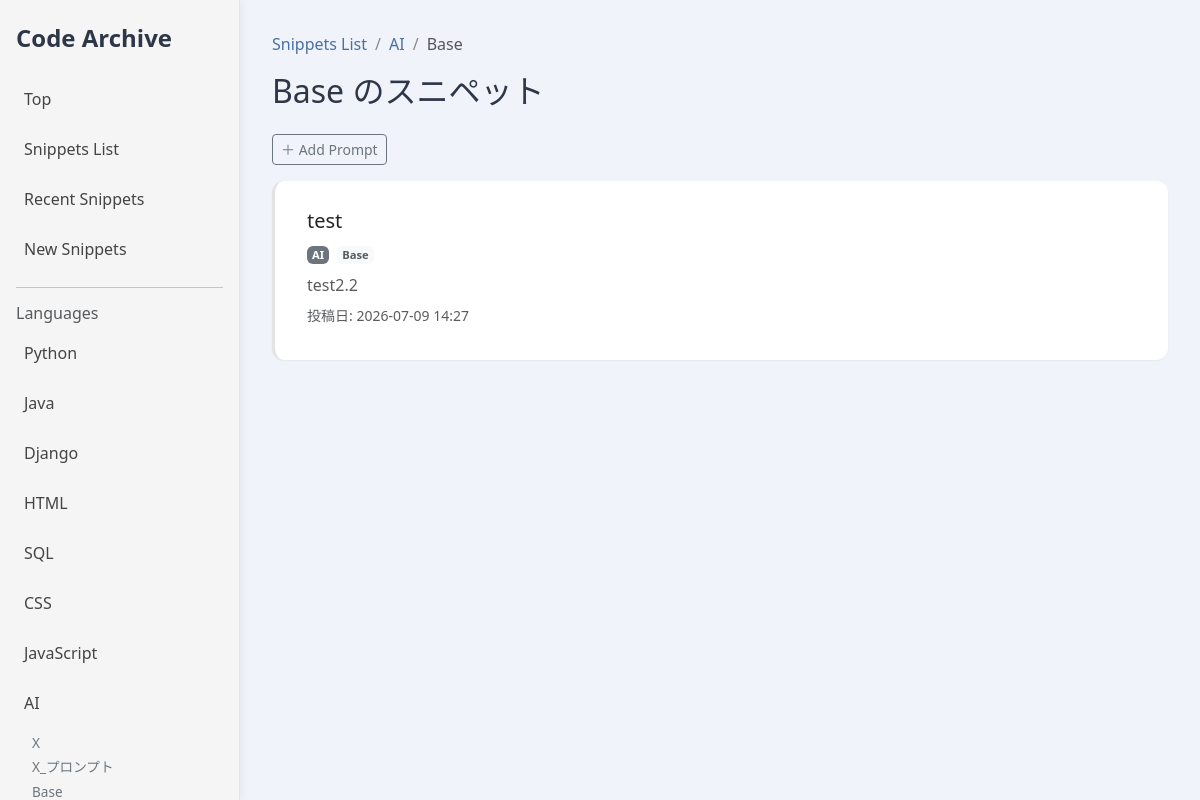
Page /promptcategory/3 on the committed database.
### snippets/models.py (models this page shows, shortened)
class Language(models.Model):
    name = models.CharField(max_length=50)
    default_subcategory = models.ForeignKey(
        'SubCategory',
        null= True,
        blank= True,
        on_delete= models.SET_NULL,
        related_name= 'default_for_language'
    )

class PromptCategory(models.Model):
    name = models.CharField(max_length=128)
    language = models.ForeignKey(Language, on_delete=models.CASCADE)
    is_base = models.BooleanField(default=False)

class Prompt(models.Model):
    title = models.CharField(max_length=100)
    prompt = models.TextField()
    description = models.TextField(blank=True)
    language = models.ForeignKey(Language,on_delete=models.CASCADE)
    prompt_category = models.ForeignKey(PromptCategory,on_delete=models.SET_NULL,null=True,blank=True)
    created_at = models.DateTimeField(auto_now_add=True)

### snippets/views.py (the view)
# urls.py: path('promptcategory/<int:pk>',views.promptcategory_detail,name='promptcategory_detail'),
def promptcategory_detail(request,pk):
    prompt_category = PromptCategory.objects.get(pk=pk)
    lang = prompt_category.language
    items = Prompt.objects.filter(prompt_category=pk).order_by('-created_at')
    prompt_categories = PromptCategory.objects.all()
    return render(request,"promptcategory/promptcategory_detail.html",{
        "items":items,
        "lang":lang,
        "subcategory":prompt_category,
        "subcategories": prompt_categories,
    })

### snippets/context_processors.py (called while the page is built)
def categories(request):
    return{
        "categories":Language.objects.all()
    }

### snippets/templates/promptcategory/promptcategory_detail.html (shortened to what this page needs)
{% extends "snippets/base.html" %}
{% block main %}
<h2 class="mb-4">{{ subcategory.name }} のスニペット</h2>
    <div class="mb-3">
        <a href="{% url 'prompt_add' lang.pk %}?subcategory={{ subcategory.pk }}" class="btn btn-outline-secondary btn-sm me-2">
            ＋ Add Prompt
        </a>
    </div>
        {% for p in items %}
        <a href="{% url 'prompt_detail' p.pk %}" class="snippet-card-link">
            <div class="card mb-3 snippet-card">
                <div class="card-body">
                    <h5 class="card-title mb-2">{{ p.title }}</h5>
                    <div class="snippet-meta mb-2">
                        <span class="badge bg-secondary me-1">{{ p.language.name }}</span>
                        <span class="badge bg-light text-muted">{{ p.prompt_category.name }}</span>
                    </div>
                    {% if p.description %}
                    <p class="card-text text-muted">{{ p.description }}</p>
                    {% endif %}
                    <p class="text-muted small mt-2">
                        投稿日: {{ p.created_at|date:"Y-m-d H:i" }}
                    </p>
                </div>
            </div>
        </a>
        {% empty %}
            <p>このカテゴリにはまだプロンプトがありません。</p>
        {% endfor %}
{% endblock %}
{% block sidebar_extra %}
{% for sub in subcategories %}
<a class="subcat-link" href="{% url 'promptcategory_detail' sub.pk %}">
    {{ sub.name }}
</a>
{% empty %}
<span class="subcat-empty">まだありません</span>
{% endfor %}
{% endblock %}
{% block breadcrumb %}
<nav aria-label="breadcrumb">
  <ol class="breadcrumb">
    <li class="breadcrumb-item"><a class="link-underline" href="{% url 'snippets_list' %}">Snippets List</a></li>
    <li class="breadcrumb-item"><a class="link-underline" href="{% url 'language_detail' lang.pk %}">{{ lang.name }}</a></li>
    <li class="breadcrumb-item active">{{ subcategory.name }}</li>
  </ol>
</nav>
{% endblock %}

### snippets/templates/snippets/base.html (shortened to what this page needs)
{% load static %}
<html>
<head>
  <link href="https://cdn.jsdelivr.net/npm/bootstrap@5.3.2/dist/css/bootstrap.min.css" rel="stylesheet">
  <link rel="stylesheet" href="{% static 'snippets/style.css' %}">
  <link rel="stylesheet" href="//cdnjs.cloudflare.com/ajax/libs/highlight.js/11.7.0/styles/github.min.css">
</head>
<body class="page-transition">
  <aside id="sidebar" class="sidebar" style="position:fixed; left:0; top:0;">
    <h4 class="fw-bold mb-4">Code Archive</h4>
    <a href="{% url 'top' %}" class="nav-item-link">Top</a>
    <a href="{% url 'snippets_list' %}" class="nav-item-link">Snippets List</a>
    <a href="{% url 'recent_snippets' %}" class="nav-item-link">Recent Snippets</a>
    <a href="{% url 'snippet_add' %}" class="nav-item-link">New Snippets</a>
    <hr>
    <h6 class="text-muted">Languages</h6>
    {% for c in categories %}
      <a href="/languages/{{ c.id }}" class="nav-item-link">{{ c.name }}</a>
      {% if c.pk == lang.pk %}
      {% block sidebar_extra %}{% endblock %}
      {% endif %}
    {% endfor %}
  </aside>
  <main class="content page-transition">
    {% block breadcrumb %}{% endblock %}
    {% block main %}{% endblock %}
  </main>
</body>
</html>

### snippets/static/snippets/style.css (style rules this page uses)
.sidebar { position: fixed; width: 240px; height: 100vh; background: #f7f7f7; border-right: 1px solid #e5e5e5; padding: 24px 16px; overflow-y: auto; box-shadow: 2px 0 8px rgba(0, 0, 0, 0.05); left: 0; top: 0; }
.content { padding: 32px; overflow-y: auto; }
.nav-item-link { display: block; padding: 10px 8px; border-radius: 8px; text-decoration: none; color: #444; margin-bottom: 6px; }
.breadcrumb-item+.breadcrumb-item::before { color: #888; }
.breadcrumb a { color: #4a6fa5; }
.breadcrumb-item.active { color: #555; }
.page-transition { animation: slideIn 0.5s ease; }
.sidebar { position: fixed; top: 0; left: 0; width: 240px; height: 100vh; background: #f5f5f5; border-right: 1px solid #e5e5e5; padding: 24px 16px; overflow-y: auto; }
.content { margin-left: 240px; padding: 32px; overflow-y: auto; }
:root { --color-primary: #4a6fa5; --color-primary-dark: #3b5c8a; --color-bg-light: #f0f4fa; --color-text-main: #2d3748; }
body { background: var(--color-bg-light); color: var(--color-text-main); font-family: 'Segoe UI', 'Hiragino Sans', sans-serif; }
.card { border-radius: 14px; background: #ffffff; box-shadow: 0 8px 20px rgba(0, 0, 0, 0.05); border: none; }
.card-body p { margin-bottom: 6px; }
.link-underline { color: var(--color-primary); font-weight: 500; text-decoration: none; position: relative; transition: color 0.2s ease; }
.link-underline::after { content: ""; position: absolute; left: 0; bottom: -2px; width: 0%; height: 2px; background: var(--color-primary); transition: width 0.25s ease; border-radius: 2px; }
.snippet-card { background: #fff; border-radius: 12px; padding: 20px 24px; box-shadow: 0 2px 6px rgba(0, 0, 0, 0.06); transition: 0.2s ease; cursor: pointer; }
.subcat-link { display: block; margin-left: 16px; font-size: 0.85rem; color: #6c757d; padding: 2px 0; text-decoration: none; }
.snippet-card-link { text-decoration: none; color: inherit; display: block; }
.snippet-card { border-left: 3px solid #e3e3e3; padding: 0.75rem 1rem; transition: 0.2s ease; box-shadow: 0 1px 2px rgba(0, 0, 0, 0.05); }
.snippet-meta .badge { font-size: 0.7rem; padding: 3px 5px; }

### rows in the picture
Language: name "Python"
Language: name "Java"
Language: name "Django"
Language: name "HTML"
Language: name "SQL"
Language: name "CSS"
Language: name "JavaScript"
Language: name "AI"
PromptCategory: name "X"
PromptCategory: name "X_プロンプト"
PromptCategory: name "Base"
Prompt: title "test", language.name "AI", prompt_category.name "Base", description "test2.2", created_at "2026-07-09 14:27"
